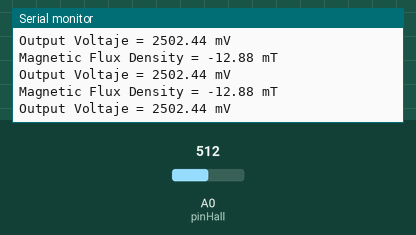
The sketch below on a simulated Arduino Uno, built with avr-gcc and run on an emulated ATmega328P. On the bench: the last lines printed to the serial monitor. The inputs (shaded band) are chosen by the test bench; at power-on: A0 (pinHall) = 512.

Above: at 1.2 s.
1.3 s: A0 (pinHall) set to 443
At 2.3 s:
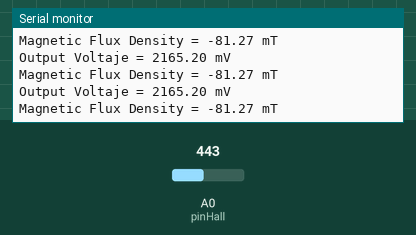
4.3 s: A0 (pinHall) set to 406
At 5.2 s:
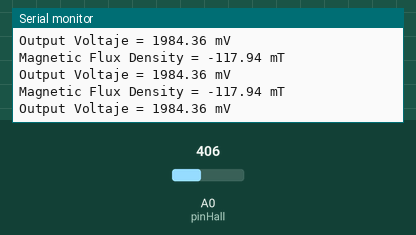
13.3 s: A0 (pinHall) set to 212
At 13.8 s:
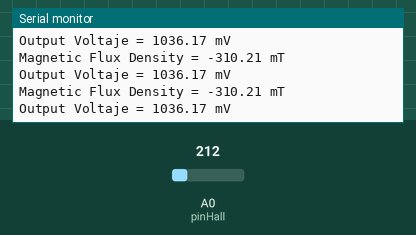
16.3 s: A0 (pinHall) set to 192
At 17.0 s:
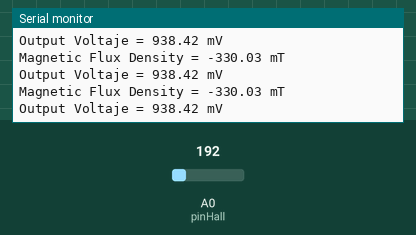
Timing chart, 0 to 19.3 s (numbered marks = the images above; inputs shaded):
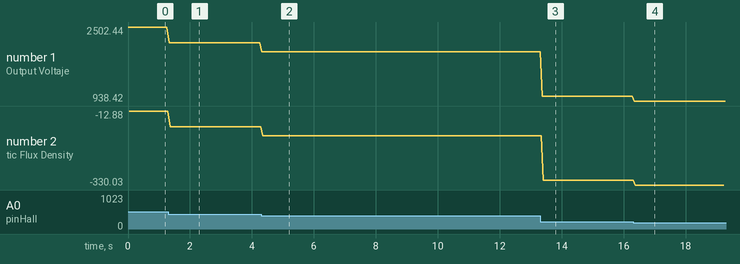

The sketch:

pruebaSensor503341.ino
```cpp
#include "Arduino.h"

const int pinHall = A0;

void setup() {
  pinMode(pinHall, INPUT);
  Serial.begin(9600);
}

void loop() {

  //media de 10 medidas para filtrar ruido
  long measure = 0;
  for(int i = 0; i < 10; i++){
      int value =
      measure += analogRead(pinHall);
  }
  measure /= 10;

  //calculo del voltaje en mV
  float outputV = measure * 5000.0 / 1023;
  Serial.print("Output Voltaje = ");
  Serial.print(outputV);
  Serial.println(" mV   ");

  //interpolacion a densidad de flujo magnético
  float magneticFlux =  (outputV - 2565.98) / 4.931529599;
  //float flujo = magneticFlux / 1000;
  Serial.print("Magnetic Flux Density = ");
  Serial.print(magneticFlux);
  Serial.println(" mT");
  delay(50);
}
```

Measured:
- the behaviour switches between 425 and 424 on A0 (pinHall) (found by bisection; images 1 and 2)
- after the input at 1.3 s, the serial monitor: prints a new line at once (image 1)
- after the input at 4.3 s, the serial monitor: prints a new line at once (image 2)
- after the input at 13.3 s, the serial monitor: prints a new line after 0.07 s (image 3)
- after the input at 16.3 s, the serial monitor: prints a new line at once (image 4)
- plotted number 1: 2502.44 → 2165.2 after the input at 1.3 s, 2165.2 → 1984.36 after the input at 4.3 s, 1984.36 → 1036.17 after the input at 13.3 s, 1036.17 → 938.42 after the input at 16.3 s
- plotted number 2: -12.88 → -81.27 after the input at 1.3 s, -81.27 → -117.94 after the input at 4.3 s, -117.94 → -310.21 after the input at 13.3 s, -310.21 → -330.03 after the input at 16.3 s
